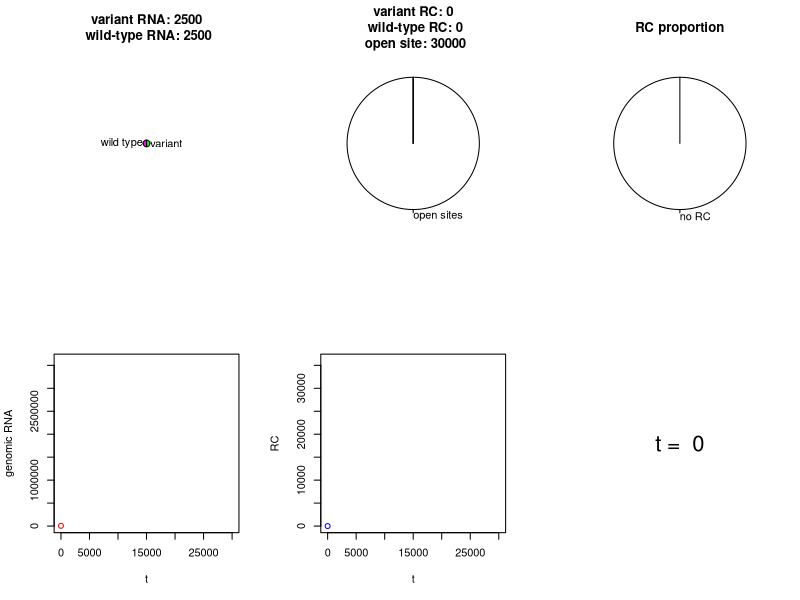

Write the R code that produced this figure. (Note: this script raises an error after producing the figure.)
#S9 Text. An R script used to generate Fig. 6A and 6B.
#R script for Fig. 6A and 6B.
#Seed value is set in order to link the simulation results of this simulation and a simulation for Fig. 6C. 

set.seed(3)

for (cell in 1:10){

# parameter settings
E <- 5*10^3
R <- 3*10^4
p <- 3*10^-10
d <- 1*10^-2
rep <- c(0.5,1)

# initial settings
table <- matrix(rep(0,6),nrow=2)
table[,1] <- c(1,2)      # ID
table[,2] <- c(E/2,E/2) # number of genomic RNA 
table[,3] <- c(0,0) # number of RC
RCO <- R
nsum <- E
t <- 0

# graphics settings
nresult <- matrix(rep("NA",2000),nrow=2)
rresult <- matrix(rep("NA",2000),nrow=2)
colorn <- c("green","magenta")

# main body of simulation
while (RCO > 0) {
if (nsum == 0) break

## showing graphics by every 100 unit time
if (t%%100 == 0){
nsum <- sum(table[,2])

idn <- c("variant","wild type")
idr <- c("","")

if (table[1,2]==0 && table[1,3]==0){
idn[1] <- ""
}else{
idn[1] <- "variant"
}
if (table[2,2]==0 && table[2,3]==0){
idn[2] <- ""
}else{
idn[2] <- "wild type"
}

if (table[1,3]==0){
}else{
idr[1] <- "variant"
}
if (table[2,3]==0){
}else{
idr[2] <- "wild type"
}


resultn <- table[,2]
matrixn1 <- rbind(resultn,idn,colorn)
matrixn2 <- matrix(c(as.character(matrixn1)),nrow=3)

if (RCO > 0){
idr <- c("open sites",idr)
resultr <- c(RCO,table[,3])
colorr <- c("#FFFFFF",colorn)
}else{
idr <- idn
resultr <- table[,3]
colorr <- colorn
}
matrixr1 <- rbind(resultr,idr,colorr)
matrixr2 <- matrix(c(as.character(matrixr1)),nrow=3)

if (RCO < R){
resultrr <- table[,3]
matrixrr1 <- rbind(resultrr,idn,colorn)
matrixrr2 <- matrix(c(as.character(matrixrr1)),nrow=3)
}else{
matrixrr2 <- matrix(c(1,"no RC","#FFFFFF"),nrow=3)
}

t1 <- t/100+1
nresult[1,t1] <- t
nresult[2,t1] <- nsum
rresult[1,t1] <- t
rresult[2,t1] <- R-RCO

x1 <- na.omit(nresult[1,])
y1 <- na.omit(nresult[2,])
x2 <- rresult[1,]
y2 <- rresult[2,]

par(mfrow=c(2,3))
pie(as.numeric(matrixn2[1,]),labels=matrixn2[2,],col=matrixn2[3,],clockwise=TRUE,main=paste("variant RNA: ",table[1,2],"\n wild-type RNA: ",table[2,2],sep=""),radius=sqrt(nsum/R*d))
pie(as.numeric(matrixr2[1,]),labels=matrixr2[2,],col=matrixr2[3,],clockwise=TRUE,main=paste("variant RC: ",table[1,3],"\n wild-type RC: ",table[2,3],"\n open site: ",RCO,sep=""))
pie(as.numeric(matrixrr2[1,]),labels=matrixrr2[2,],col=matrixrr2[3,],clockwise=TRUE,main=paste("RC proportion",sep=""))
plot(x1,y1,xlim=c(0,30000),ylim=c(0,R/d*6/5),col="red",xlab="t",ylab="genomic RNA")
plot(x2,y2,xlim=c(0,30000),ylim=c(0,R*6/5),col="blue",xlab="t",ylab="RC")
plot(0,0,xlim=c(0,1),ylim=c(0,1),col="white",xlab="",ylab="",axes=F,bty="n")
text(0.5,0.5,labels=paste("t = ",t),cex=2)

}else{
}

## genomic RNA degradation and synthesis
for (j in 1:2) {
D[j] <- rbinom(1,table[j,2],d)
G[j] <- rbinom(1,table[j,3],rep[j])
table[j,2] <- table[j,2]-D[j]+G[j]
}

nsum <- sum(table[,2])

## RC formation
if (nsum >0) {
irc <- rbinom(1,RCO,min(c(1,nsum*p)))
RCO <- RCO-irc
ircy <- rbinom(1,irc,table[1,2]/nsum)
ircc <- irc-ircy
table[1,3] <- table[1,3]+ircy
table[2,3] <- table[2,3]+ircc
} else {
}


t <- t+1

}

# showing graphics at the end of the simulation

if (table[1,2]==0 && table[1,3]==0){
idn[1] <- ""
}else{
idn[1] <- "variant"
}
if (table[2,2]==0 && table[2,3]==0){
idn[2] <- ""
}else{
idn[2] <- "wild type"
}

resultn <- table[,2]
matrixn1 <- rbind(resultn,idn,colorn)
matrixn2 <- matrix(c(as.character(matrixn1)),nrow=3)

idr <- idn
resultr <- table[,3]
colorr <- colorn

matrixr1 <- rbind(resultr,idr,colorr)
matrixr2 <- matrix(c(as.character(matrixr1)),nrow=3)

resultrr <- table[,3]
matrixrr1 <- rbind(resultrr,idn,colorn)
matrixrr2 <- matrix(c(as.character(matrixrr1)),nrow=3)

par(mfrow=c(2,3))
pie(as.numeric(matrixn2[1,]),labels=matrixn2[2,],col=matrixn2[3,],clockwise=TRUE,main=paste("variant RNA: ",table[1,2],"\n wild-type RNA: ",table[2,2],sep=""),radius=sqrt(nsum/R*d))
pie(as.numeric(matrixr2[1,]),labels=matrixr2[2,],col=matrixr2[3,],clockwise=TRUE,main=paste("variant RC: ",table[1,3],"\n wild-type RC: ",table[2,3],"\n open site: ",RCO,sep=""))
pie(as.numeric(matrixrr2[1,]),labels=matrixrr2[2,],col=matrixrr2[3,],clockwise=TRUE,main=paste("RC proportion",sep=""))
plot(x1,y1,xlim=c(0,30000),ylim=c(0,R/d*6/5),col="red",xlab="t",ylab="genomic RNA")
plot(x2,y2,xlim=c(0,30000),ylim=c(0,R*6/5),col="blue",xlab="t",ylab="RC")
plot(0,0,xlim=c(0,1),ylim=c(0,1),col="white",xlab="",ylab="",axes=F,bty="n")
text(0.5,0.5,labels=paste("t = ",t),cex=2)

}

